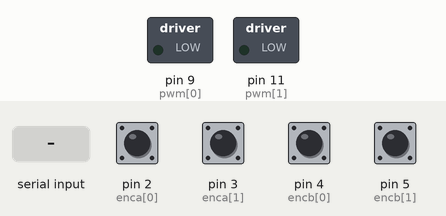
Recording of a sketch running on a simulated Arduino Uno, built with avr-gcc and run on an emulated ATmega328P. On the bench: switched loads named in the sketch (green lamp = pin HIGH). The test bench sets the inputs (shaded band); at power-on: pin 2 (enca[0]), pin 3 (enca[1]), pin 4 (encb[0]), pin 5 (encb[1]) HIGH.

Above: at 1.2 s.
1.3 s: pin 2 (enca[0]) pulled LOW for 0.15 s
At 2.6 s:
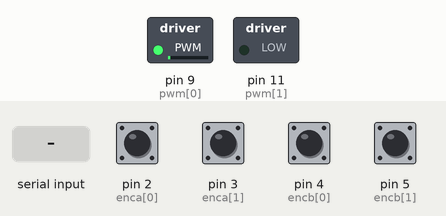
2.9 s: pin 3 (enca[1]) pulled LOW for 0.15 s
At 3.9 s:
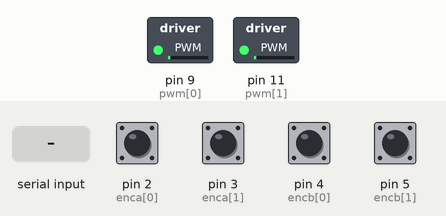
4.5 s: "90,45\n" received over Serial
At 5.7 s:
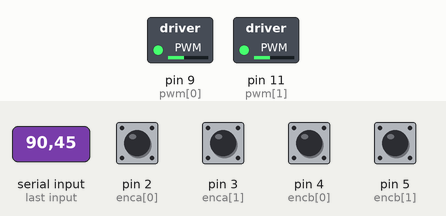
6.0 s: "200\n" received over Serial
7.5 s: "200\n" received over Serial
At 8.0 s:
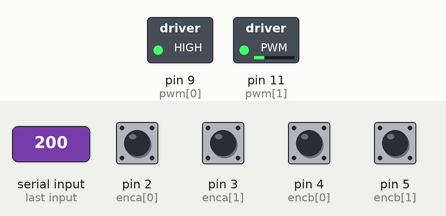
9.0 s: pin 3 (enca[1]) pulled LOW for 1 s
At 11.0 s:
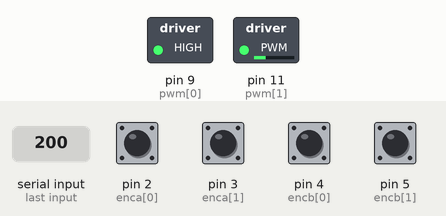
Timing chart, 0 to 12.5 s (numbered marks = the images above; inputs shaded):
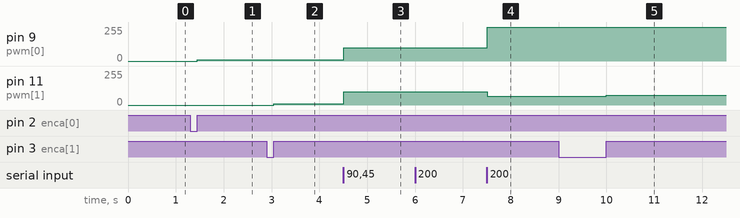

Measured:
- after the input at 1.3 s, pin 9 (pwm[0]): 0/255 → 10/255 after 0.15 s
- after the input at 2.9 s, pin 11 (pwm[1]): 0/255 → 10/255 after 0.15 s
- after the input at 4.5 s, pin 9 (pwm[0]), pin 11 (pwm[1]): 10/255 → 100/255 at once
- after the input at 7.5 s, pin 9 (pwm[0]): 100/255 → 255/255 at once; pin 11 (pwm[1]): 100/255 → 64/255 at once
- after the input at 9.0 s, pin 11 (pwm[1]): 64/255 → 74/255 after 1.0 s

The sketch:

PID2MOTORS.ino
```cpp
#include <util/atomic.h>
#include <math.h>
long distToPpr,angToPpr,a,b,x,y,count,call;

/*------------ CLASS ------------*/
class SimplePID{
  private:
    float kp, kd, ki, umax;
    float eprev, eintegral;

  public:
    // Default initialization list
    SimplePID() : kp(1), kd(0), ki(0), umax(255), eprev(0.0), eintegral(0.0) {}

    // Set the parameters
    void setParams(float kpIn, float kdIn, float kiIn, float umaxIn){
      kp = kpIn; kd = kdIn; ki = kiIn; umax = umaxIn;
    }

    // Evaluate the signal
    void evalu(int value, int target, float deltaT,int &pwr, int &dir){

      // error
      int e = target - value;

      float dedt = (e-eprev)/(deltaT);
      eintegral = eintegral + e*deltaT;
      float u = kp*e + kd*dedt + ki*eintegral;

      // motor power
      pwr = (int) fabs(u);
      if( pwr > umax ){
        pwr = umax;
      }

      // motor direction
      dir = 1;
      if(u<0){
        dir = -1;
      }

      // store previous error
      eprev = e;
    }

};

/*------------ GLOBALS AND DEFINITIONS ------------*/
// Define the motors
#define NMOTORS 2
#define M0 0
#define M1 1
const int enca[] = {2,3}; // encoder interrupt pins white
const int encb[] = {4,5}; // encoder signal pins green
const int pwm[] = {9,11}; // motor speed pins
const int in1[] = {8,12}; // motor in2 and in4
const int in2[] = {10,13};// motor in1 and in3


// Global variables
long prevT = 0;
int posPrev[] = {0,0};

// positions
volatile int posi[] = {0,0};

// PID classes
SimplePID pid[NMOTORS];


/*------------ FUNCTIONS ------------*/
void setMotor(int dir, int pwmVal, int pwm, int in1, int in2){
  analogWrite(pwm,pwmVal);
  if(dir == 1){
    digitalWrite(in1,HIGH);
    digitalWrite(in2,LOW);
  }
  else if(dir == -1){
    digitalWrite(in1,LOW);
    digitalWrite(in2,HIGH);
  }
  else{
    digitalWrite(in1,LOW);
    digitalWrite(in2,LOW);
  }
}

template <int j>
void readEncoder(){
  int b = digitalRead(encb[j]);
  if(b > 0){
    posi[j]++;
  }
  else{
    posi[j]--;
  }
}

// targets
long target[] = {0,0};


/*------------ SETUP ------------*/
void setup() {
  Serial.begin(9600);
  for(int k = 0; k < NMOTORS; k++){
    pinMode(enca[k],INPUT_PULLUP);
    pinMode(encb[k],INPUT_PULLUP);
    //motor pinmode not set
    pid[k].setParams(10,0.025,0,100);
  }
  attachInterrupt(digitalPinToInterrupt(enca[M0]),readEncoder<M0>,RISING);
  attachInterrupt(digitalPinToInterrupt(enca[M1]),readEncoder<M1>,RISING);

}


/*------------ LOOP ------------*/
void loop() {

  if(Serial.available()>0)
  { count=0;
    call=0;
    String str =  Serial.readStringUntil('\n');
    int ind1=str.indexOf(',');
    String distance=str.substring(0,ind1);
    String angle=str.substring(ind1+1);
    int dist=distance.toInt();
    int ang=angle.toInt();
    float x=dist/47.1;
    distToPpr=long((360*x));
    float y=29.5*ang*3.14;
    float angToDist = (y*360)/180;
    angToPpr = (int) ( angToDist/47.1);
  }
call++;
if((distToPpr>0)&&(call==1))
  {
       a=a+distToPpr;
      target[0] = a;
      target[1] =-a ;

  }
  else
  {
    if((angToPpr>0)&& (call==1))
    {
       a=a+angToPpr;
      target[0]=a;//angToPpr;

    }
    else if((angToPpr<0)&& (call==1))
    {
       a=a+(-angToPpr);

      target[1]=-a;
    }
  }


  // time difference
  long currT = micros();
  float deltaT = ((float) (currT - prevT))/( 1.0e6 );
  prevT = currT;


  // Get the current position from the follower
  long pos[2];

  // Read the position in an atomic block to avoid a potential misread
  ATOMIC_BLOCK(ATOMIC_RESTORESTATE) {
    for(int k = 0; k < NMOTORS; k++){
      pos[k] = posi[k];
    }
  }

  // Loop through the motors
  for(int k = 0; k < NMOTORS; k++){
    int pwr, dir;
    pid[k].evalu(pos[k],target[k],deltaT,pwr,dir); // compute the position
    setMotor(dir,pwr,pwm[k],in1[k],in2[k]); // signal the motor
  }

 /*for(int i = 0; i<2; i++){
    Serial.print(target[i]);
    Serial.print(" ");
  }
  for(int i = 0; i<2; i++){
    Serial.print(pos[i]);
    Serial.print(" ");
  }
  Serial.println();
  */
  if(distToPpr > 0)
  {
  if(((pos[0] >= target[0]-5)&&(pos[0] <= target[0]+5))&&(((-pos[1]) >= (-target[1])-5)&&((-pos[1]) <= (-target[1])+5)))
  { count++;
    if(count==1)
    {
      Serial.println("1\n");
    }
  }
  }
else
{
  if(angToPpr > 0)
  {
    if(((pos[0] >= target[0]-5)&&(pos[0] <= target[0]+5)))
    {
      count++;
    if(count >= 1)
    {
      Serial.println("1\n");
    }

      }
    }
  else if(angToPpr < 0)
  {
    if(((-pos[1] >= -target[1]-5)&&(-pos[1] <= -target[1]+5))){
      count++;
    if(count>=1)
    {
      Serial.println("1\n");
    }
      }
    }
}
  }
```
